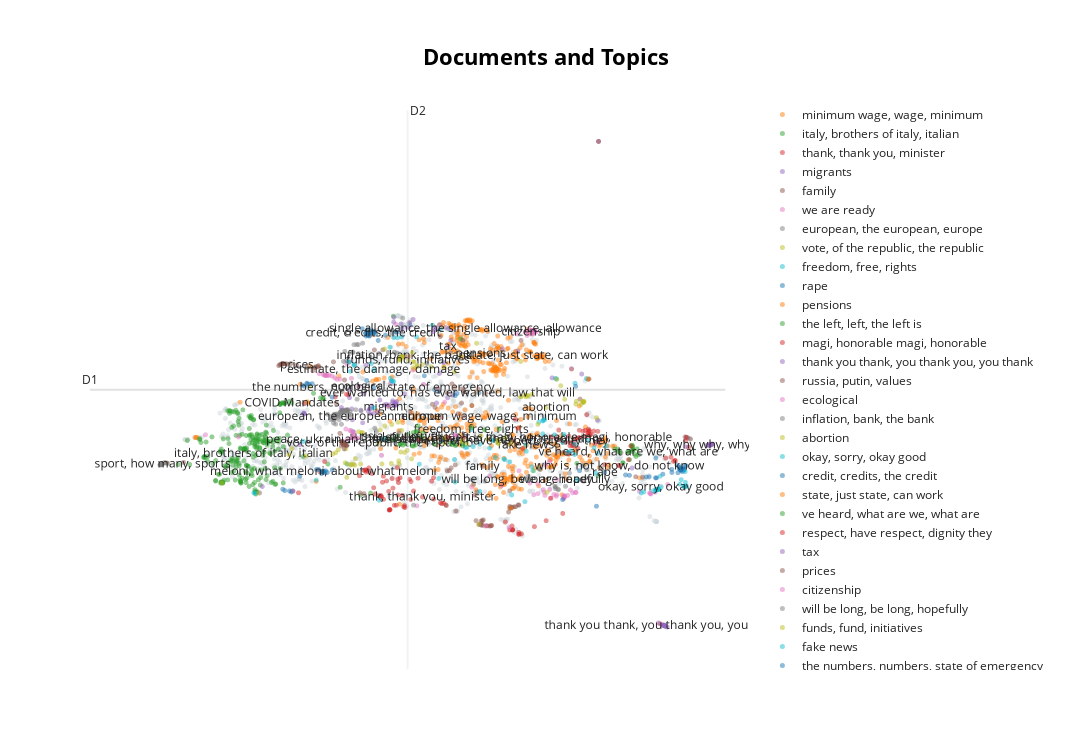

Notebook code cell kept with this figure:
### Code cell
# sentence_model = SentenceTransformer("all-MiniLM-L6-v2")
# embeddings = sentence_model.encode(docs, show_progress_bar=False)
# reduced_embeddings = UMAP(n_neighbors=10, n_components=2, min_dist=0.0, metric='cosine').fit_transform(embeddings)

# This is a way of summarising the document using the original caption in a way to group the sentence
# could also use date
# adjusted_docs = ["<b>" + title + "</b><br>" + doc[:100] + "..." 
#                  for doc, title in zip(docs, titles)]
# documents_and_topics_fig = topic_model.visualize_documents(docs, topics=topics, custom_labels=True, adjusted_docs=adjusted_docs)

documents_and_topics_fig = topic_model.visualize_documents(docs, topics=topics, custom_labels=True)
documents_and_topics_fig.write_html(processed_dir + 'html/documents-and-topics.html')
documents_and_topics_fig
